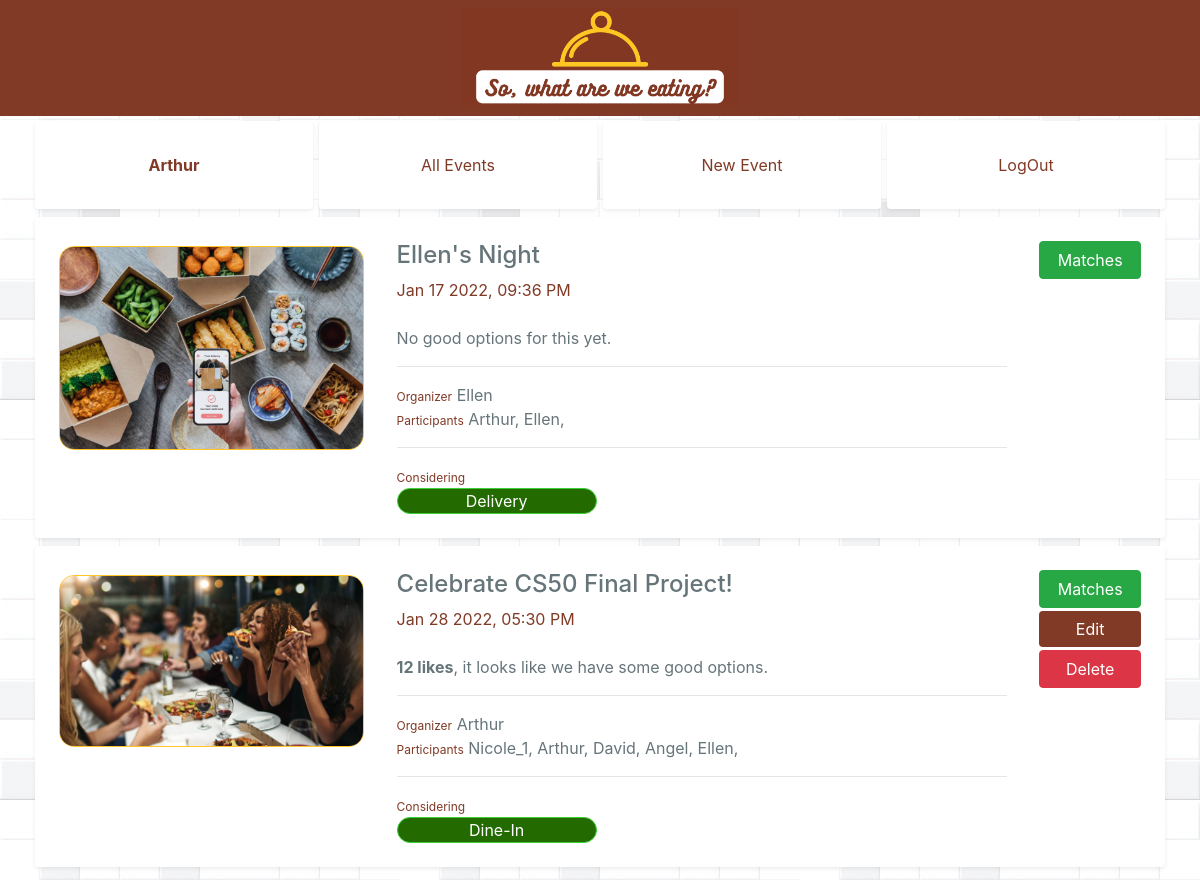
The app's page / (signed in) with its own data.
### milestone/models.py (models this page shows)
class User(AbstractUser):
    pass

class Event(models.Model):
    name = models.CharField(max_length = 255)
    organizer = models.ForeignKey("User", on_delete=models.CASCADE, null=True, default=None, blank=True)
    participants = models.ManyToManyField("User", related_name='paticipants', blank=True)
    delivery = models.BooleanField(default=False)
    pickup = models.BooleanField(default=False)
    dinein = models.BooleanField(default=False)
    date = models.DateTimeField()
    timestamp = models.DateTimeField(auto_now_add=True)
    def serialize(self):
        return {
            "id": self.id,
            "name": self.name,
            "organizer": self.organizer.username,
            "organizer_lastname": self.organizer.last_name,
            "organizer_name": self.organizer.first_name,
            "participants": [user.username for user in self.participants.all()],
            "participants_lastname": [user.last_name for user in self.participants.all()],
            "participants_name": [user.first_name for user in self.participants.all()],
            "delivery": self.delivery,
            "pickup": self.pickup,
            "dinein": self.dinein,
            "date": self.date.strftime("%b %d %Y, %I:%M %p"),
            "timestamp": self.timestamp.strftime("%b %d %Y, %I:%M %p"),
            "likes": Like.objects.filter(event=self.id, like=True).count()
        }

### milestone/views.py (the view)
# urls.py: path("", views.index, name="index"),
def index(request):
    if request.user.is_authenticated:
        user_events = Event.objects.filter(participants=request.user).order_by("date")
        return render(request, "milestone/index.html", {
            "events": [event.serialize() for event in user_events],
        })
    else:
        return render(request, "milestone/login.html")

### milestone/templates/milestone/index.html (shortened to what this page needs)
{% extends "milestone/layout.html" %}
{% load static %}
{% block body %}
{% include "milestone/new_event.html" %}
    <div>
        <div class="container">
            <div class="buttons-top-menu">
                <div class="button shadow-sm p-4 mb-2 bg-body rounded">
                    <a class="nav-link" href="{% url 'myevents' %}"><strong>{{ user.username }}</strong></a>
                </div>
                <div class="button shadow-sm p-4 mb-2 bg-body rounded">
                    <a class="nav-link" href="{% url 'index' %}" id="username">All Events</a>
                </div>
                <div class="button shadow-sm p-4 mb-2 bg-body rounded">
                    <a id="new_event" class="nav-link" href="#">New Event</a>
                </div>
                <div class="button shadow-sm p-4 mb-2 bg-body rounded">
                    <a class="nav-link" href="{% url 'logout' %}">LogOut</a>
                </div>
            </div>
            <div class="shadow-none bg">
                {% for event in events %}
                        <div class="eventbox-main shadow-sm p-4 mb-2 bg-body rounded" data-event-id={{event.id}} href="event/{{event.id}}">
                            <div id="thumbnail">
                                {% if event.delivery == True %}
                                <img class="main_thumb"
                                src="{% static 'milestone/images/delivery.jpeg' %}">
                                {% endif %}
                                {% if event.dinein == True %}
                                <img class="main_thumb"
                                src="{% static 'milestone/images/dinein.jpeg' %}">
                                {% endif %}
                            </div>
                            <div id="event_info event_info-{{ event.id }}">
                                <a id="event_view" href="event/{{event.id}}" data-event-id={{event.id}} class="{{event.id}}">
                                    <div class="name-{{ event.id }}"><h4 class="event_name-{{ event.id }}">{{ event.name }}</h4></div>
                                    <div class="date-{{ event.id }}">{{event.date}}</div> </a>
                                <br>
                                {% if event.likes > 1 %}
                                <strong>{{event.likes}} likes</strong>, it looks like we have some good options.
                                {% else %}
                                No good options for this yet.
                                {% endif %}
                                <hr>
                                <span class="label_fields">Organizer</span>
                                <span class="organizer-{{ event.id }}">
                                    {{ event.organizer }}
                                </span>
                                <br>
                                    <span class="label_fields">Participants</span>
                                    <span class="participants-{{ event.id }}">
                                        {% for user in event.participants %}
                                            {{ user }},
                                            {% endfor %}
                                    </span>
                                <hr>
                                <span class="label_fields">Considering </span>
                                <div class="tag-list">
                                    {% if event.delivery == True %}
                                    <div class="tag delivery considering-{{ event.id }}">
                                    Delivery </div>
                                    {% endif %}
                                    {% if event.dinein == True %}
                                    <div class="tag dinein considering-{{ event.id }}"> Dine-In </div>
                                    {% endif %}
                                </div>
                            </div>
                            <div>
                                <div>
                                    <form>
                                        <a class="contol-event btn btn-success" id="event_matches" data-event-id="{{event.id}}" type="button" href="matches/{{event.id}}">
                                            Matches
                                        </a>
                                    </form>
                                </div>
                                {% if user.username == event.organizer %}
                                <div>
                                    <form>
                                        <button class="contol-event btn btn-warning" id="edit_event" data-event-id="{{event.id}}" type="button">Edit</button>
                                    </form>
                                </div>
                                <div id="delete_event" data-event-id="{{event.id}}">
                                    <form>
                                        <button class="contol-event btn btn-danger">Delete</button>
                                    </form>
                                </div>
                                {% endif %}
                            </div>
                        </div>
                {% endfor %}
            </div>
        </div>
    </div>
</div>
{% endblock %}

### milestone/templates/milestone/layout.html (shortened to what this page needs)
{% load static %}
<!DOCTYPE html>
<html lang="en">
    <head>
        <link rel="stylesheet" href="https://stackpath.bootstrapcdn.com/bootstrap/4.4.1/css/bootstrap.min.css">
        <link href="{% static 'milestone/styles.css' %}" rel="stylesheet">
    </head>
    <body>
        {% if user.is_authenticated %}
        <nav class="navbar">
            <img class="logo-top-bar" src="{% static 'milestone/images/So, what are we eating (5).png' %}">
        </nav>
        {% endif %}
        <div class="body">
            {% block body %}
            {% endblock %}
        </div>
    </body>
</html>

### milestone/templates/milestone/new_event.html (shortened to what this page needs)
<div class="background_auth">

### milestone/static/milestone/styles.css (style rules this page uses)
html, body { background-image: url('images/tiled-background-or-seamless-pattern-vector-19064391.jpeg'); background-repeat: repeat; height: 100%; margin: 0; overflow-x:hidden; color: #66757A; }
h1, h2, h3, h4, h5, p, span { color: #66757A; }
.background_auth { background-image: white; height: 100%; }
.btn-warning { background-color: #803A26; color: white; border: none; }
.contol-event { margin-bottom: 3px; }
a { color: #803A26; }
.navbar { background-color: #803A26; align-content: center; justify-content: center; color:white; }
.logo-top-bar { height: 100px; width: auto; object-fit: cover; object-position: 0px 30px 100px 0px; }
.container { padding: 5px; min-width: 400px; }
.buttons-top-menu { display: grid; grid-template-columns: 1fr 1fr 1fr 1fr; grid-gap: 6px; align-content: center; justify-content: center; text-align: center; margin: 0px; }
.button { align-content: center; justify-content: center; text-align: center; background-color: white; margin: 0px; }
.eventbox-main { display: grid; grid-template-columns: 3fr 6fr 1fr; grid-gap: 3%; justify-content: left; background-color: white; }
.main_thumb { width: 100%; margin-top: 5px; border-radius: 15px; border: 1px double; border-color: #ffc529; border-spacing: 10px; }
.label_fields { font-size: 9pt; color: #803A26; display: inline-block; }
.tag-list { display: grid; grid-template-columns: 1fr 1fr 1fr; grid-gap: 5px; align-content: center; justify-content: center; }
.tag { display: grid; grid-template-columns: 1fr; grid-gap: 5px; background-color: #ffffff; border: #ffc529 solid 1px; border-radius: 25px; align-content: center; justify-content: center; text-align: center; }
.delivery, .pickup, .dinein { background-color: #236a00; border: #3cd035 solid 1px; color: #ffffff; }
.contol-event { width: 100%; }

### records on screen
User: username "Arthur", participants "Arthur" "Arthur", organizer "Arthur"
Event: name "Ellen's Night"
User: organizer "Ellen", participants "Ellen" "Ellen"
Event: name "Celebrate CS50 Final Project!"
User: participants "Nicole_1"
User: participants "David"
User: participants "Angel"

### other values on screen
{{ event.date }} "Jan 17 2022, 09:36 PM" "Jan 28 2022, 05:30 PM"
{{ event.likes }} "12"
